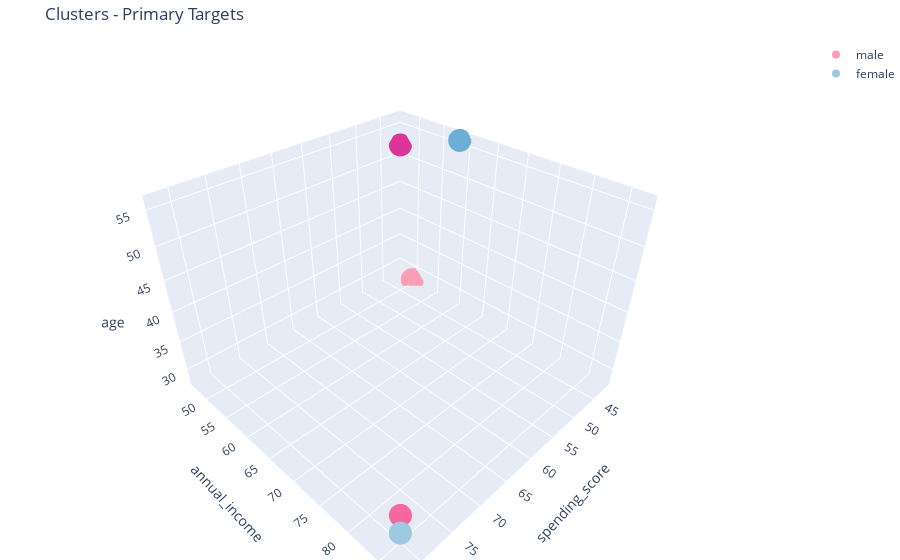

Here is the notebook cell this chart was saved with:
### Code cell
dfcf = dfc[dfc.gender=='female']
dfcm = dfc[dfc.gender=='male']
purple = dict(color=cl.scales['9']['seq']['RdPu'][3:8])
blue = dict(color=cl.scales['9']['seq']['Blues'][3:8])
plot([dfcf, dfcm], names=['male', 'female'], colors=[purple, blue], title = 'Clusters - Primary Targets')

### Figure 1 — Plotly figure (JSON) as saved in the notebook; plotly's stock layout.template omitted (floating-point values rounded to 4 significant figures)
{"data": [{"marker": {"color": ["rgb(250,159,181)", "rgb(247,104,161)", "rgb(221,52,151)", "rgb(174,1,126)", "rgb(122,1,119)"]}, "mode": "markers", "name": "male", "type": "scatter3d", "x": [42, 80, 42], "y": [50, 85, 47], "z": [28, 32, 52]}, {"marker": {"color": ["rgb(158,202,225)", "rgb(107,174,214)", "rgb(66,146,198)", "rgb(33,113,181)", "rgb(8,81,156)"]}, "mode": "markers", "name": "female", "type": "scatter3d", "x": [82, 42], "y": [87, 59], "z": [33, 56]}], "layout": {"margin": {"b": 0, "l": 0, "r": 0, "t": 40}, "scene": {"xaxis": {"title": {"text": "spending_score"}}, "yaxis": {"title": {"text": "annual_income"}}, "zaxis": {"title": {"text": "age"}}}, "title": {"text": "Clusters - Primary Targets"}}}
